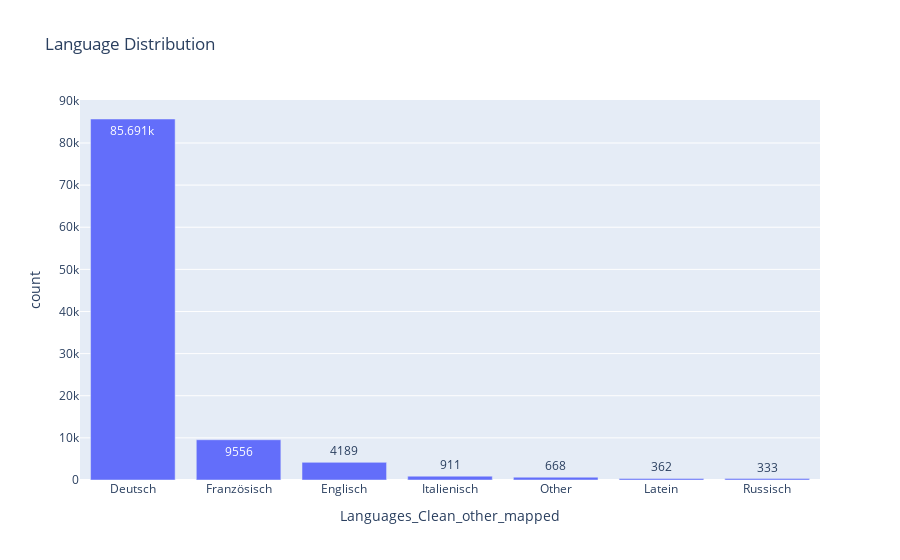

This figure's notebook cell:
### Code cell
# Explode the languages into multiple rows for histogram
df_exploded = df.explode('Languages_Clean_other_mapped')

df_exploded=df_exploded.value_counts('Languages_Clean_other_mapped').reset_index()


# Create a bar chart of languages
fig = px.bar(
    df_exploded,
    x='Languages_Clean_other_mapped',
    y='count',  # Replace 0 with the column name if the counts column is named differently
    title='Language Distribution',
    labels={'Languages_Clean': 'Languages', 0: 'Count'},
    text_auto=True
)
fig.show()

### Figure 1 — Plotly figure (JSON) as saved in the notebook; plotly's stock layout.template omitted (floating-point values rounded to 4 significant figures)
{"data": [{"alignmentgroup": "True", "hovertemplate": "Languages_Clean_other_mapped=%{x}<br>count=%{y}<extra></extra>", "legendgroup": "", "marker": {"color": "#636efa", "pattern": {"shape": ""}}, "name": "", "offsetgroup": "", "orientation": "v", "showlegend": false, "textposition": "auto", "texttemplate": "%{y}", "type": "bar", "x": ["Deutsch", "Französisch", "Englisch", "Italienisch", "Other", "Latein", "Russisch"], "xaxis": "x", "y": [85691, 9556, 4189, 911, 668, 362, 333], "yaxis": "y"}], "layout": {"barmode": "relative", "legend": {"tracegroupgap": 0}, "title": {"text": "Language Distribution"}, "xaxis": {"anchor": "y", "domain": [0, 1], "title": {"text": "Languages_Clean_other_mapped"}}, "yaxis": {"anchor": "x", "domain": [0, 1], "title": {"text": "count"}}}}
